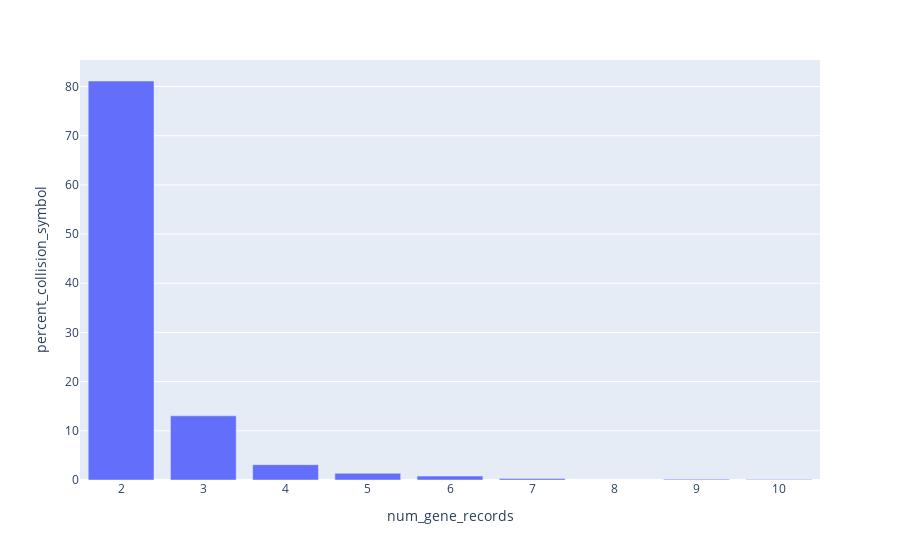

Write notebook code for a chart like this one.
### Code cell
create_aa_collision_histogram(aa_collision_gene_hgnc_df, "HGNC", hgnc_aa_collision_count)

### Figure 1 — Plotly figure (JSON) as saved in the notebook; plotly's stock layout.template omitted (floating-point values rounded to 4 significant figures)
{"data": [{"alignmentgroup": "True", "hovertemplate": "num_gene_records=%{x}<br>percent_collision_symbol=%{y}<extra></extra>", "legendgroup": "", "marker": {"color": "#636efa", "pattern": {"shape": ""}}, "name": "", "offsetgroup": "", "orientation": "v", "showlegend": false, "textposition": "auto", "type": "bar", "x": [2, 3, 4, 5, 6, 7, 9, 10], "xaxis": "x", "y": [81.12, 13.04, 3.12, 1.36, 0.8, 0.32, 0.16, 0.08], "yaxis": "y"}], "layout": {"barmode": "relative", "legend": {"tracegroupgap": 0}, "margin": {"t": 60}, "xaxis": {"anchor": "y", "domain": [0, 1], "title": {"text": "num_gene_records"}}, "yaxis": {"anchor": "x", "domain": [0, 1], "title": {"text": "percent_collision_symbol"}}}}
